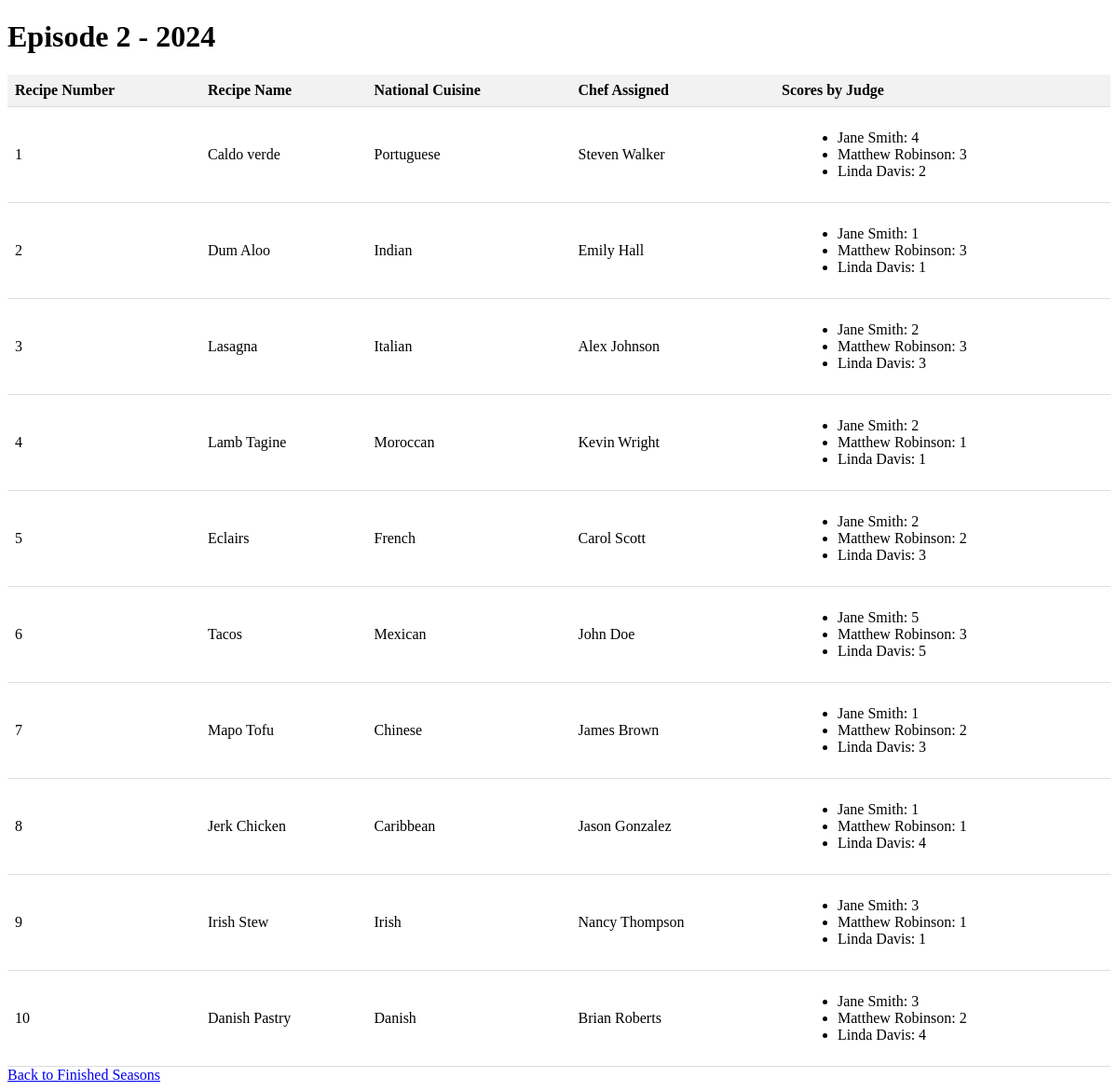
Page /view_episode/2024/2 (signed in) on the committed database.
### tables this page shows
CREATE TABLE episode_recipes (
    episodeYear INTEGER,
    episodeNumber INTEGER,
    recipeNumber INTEGER CHECK (recipeNumber BETWEEN 1 AND 10), --dificulty of the dish,
    recipeName VARCHAR(64),
    recipeNationalCuisine VARCHAR(64),
    chefAssignedToRecipeId INTEGER,
    PRIMARY KEY (episodeYear, episodeNumber, recipeNumber),
    FOREIGN KEY (episodeYear, episodeNumber) REFERENCES episodes(episodeYear, episodeNumber),
    FOREIGN KEY (recipeName) REFERENCES recipes(name),
    FOREIGN KEY (chefAssignedToRecipeId) REFERENCES chefs(id)
    FOREIGN KEY (recipeNationalCuisine) REFERENCES nationalCuisines(name)
);

### app.py (the view)
@app.route('/view_episode/<int:episode_year>/<int:episode_number>')
def view_episode(episode_year, episode_number):
    if 'username' not in session or not session['isAdmin']:
        return redirect(url_for('index'))
    conn = get_db_connection()
    cursor = conn.cursor()
    cursor.execute('''
        SELECT er.episodeYear, er.episodeNumber, er.recipeNumber, er.recipeName, er.recipeNationalCuisine, c.firstName || ' ' || c.lastName AS chefName
        FROM episode_recipes er
        LEFT JOIN chefs c ON er.chefAssignedToRecipeId = c.id
        WHERE er.episodeYear = ? AND er.episodeNumber = ?
    ''', (episode_year, episode_number))
    recipes = cursor.fetchall()
    cursor.execute('''
        SELECT rs.recipeNumber, rs.judgeNumber, rs.score, j.firstName || ' ' || j.lastName AS judgeName
        FROM recipe_score rs
        LEFT JOIN chefs j ON rs.judgeId = j.id
        WHERE rs.episodeYear = ? AND rs.episodeNumber = ?
    ''', (episode_year, episode_number))
    scores = cursor.fetchall()
    cursor.close()
    conn.close()
    if not recipes:
        flash('No recipes found for this episode', 'error')
        return redirect(url_for('view_finished_seasons'))
    scores_dict = {}
    for score in scores:
        recipe_number, judge_number, score_value, judge_name = score
        if recipe_number not in scores_dict:
            scores_dict[recipe_number] = []
        scores_dict[recipe_number].append((judge_name, score_value))
    return render_template('view_episode.html', episode_year=episode_year, episode_number=episode_number, recipes=recipes, scores=scores_dict)

### app.py (called while the page is built)
def get_db_connection():
    conn = sqlite3.connect('example.db')
    return conn

### templates/view_episode.html (shortened to what this page needs)
<!DOCTYPE html>
<html lang="en">
<head>
</head>
<body>
    <h1>Episode {{ episode_number }} - {{ episode_year }}</h1>
    <table>
        <tr>
            <th>Recipe Number</th>
            <th>Recipe Name</th>
            <th>National Cuisine</th>
            <th>Chef Assigned</th>
            <th>Scores by Judge</th>
        </tr>
        {% for recipe in recipes %}
            <tr>
                <td>{{ recipe[2] }}</td>
                <td>{{ recipe[3] }}</td>
                <td>{{ recipe[4] }}</td>
                <td>{{ recipe[5] }}</td>
                <td>
                    <ul class="scores">
                        {% for score in scores.get(recipe[2], []) %}
                            <li>{{ score[0] }}: {{ score[1] }}</li>
                        {% endfor %}
                    </ul>
                </td>
            </tr>
        {% endfor %}
    </table>
    <a href="{{ url_for('view_finished_seasons') }}" class="back-button">Back to Finished Seasons</a>
</body>
</html>

### templates/view_episode.html (style rules this page uses)
.back-button { margin-top: 20px; }
table { width: 100%; border-collapse: collapse; }
th, td { padding: 8px; text-align: left; border-bottom: 1px solid #ddd; }
th { background-color: #f2f2f2; }
.scores { margin-left: 20px; }

### rows in the picture
episode_recipes: recipeNumber "1", recipeName "Caldo verde", recipeNationalCuisine "Portuguese", recipe "Steven Walker", score "Jane Smith" "Matthew Robinson" "Linda Davis", score "4" "3" "2"
episode_recipes: recipeNumber "2", recipeName "Dum Aloo", recipeNationalCuisine "Indian", recipe "Emily Hall", score "Jane Smith" "Matthew Robinson" "Linda Davis", score "1" "3" "1"
episode_recipes: recipeNumber "3", recipeName "Lasagna", recipeNationalCuisine "Italian", recipe "Alex Johnson", score "Jane Smith" "Matthew Robinson" "Linda Davis", score "2" "3" "3"
episode_recipes: recipeNumber "4", recipeName "Lamb Tagine", recipeNationalCuisine "Moroccan", recipe "Kevin Wright", score "Jane Smith" "Matthew Robinson" "Linda Davis", score "2" "1" "1"
episode_recipes: recipeNumber "5", recipeName "Eclairs", recipeNationalCuisine "French", recipe "Carol Scott", score "Jane Smith" "Matthew Robinson" "Linda Davis", score "2" "2" "3"
episode_recipes: recipeNumber "6", recipeName "Tacos", recipeNationalCuisine "Mexican", recipe "John Doe", score "Jane Smith" "Matthew Robinson" "Linda Davis", score "5" "3" "5"
episode_recipes: recipeNumber "7", recipeName "Mapo Tofu", recipeNationalCuisine "Chinese", recipe "James Brown", score "Jane Smith" "Matthew Robinson" "Linda Davis", score "1" "2" "3"
episode_recipes: recipeNumber "8", recipeName "Jerk Chicken", recipeNationalCuisine "Caribbean", recipe "Jason Gonzalez", score "Jane Smith" "Matthew Robinson" "Linda Davis", score "1" "1" "4"
episode_recipes: recipeNumber "9", recipeName "Irish Stew", recipeNationalCuisine "Irish", recipe "Nancy Thompson", score "Jane Smith" "Matthew Robinson" "Linda Davis", score "3" "1" "1"
episode_recipes: recipeNumber "10", recipeName "Danish Pastry", recipeNationalCuisine "Danish", recipe "Brian Roberts", score "Jane Smith" "Matthew Robinson" "Linda Davis", score "3" "2" "4"

### other values in the picture
{{ episode_number }} "2"
{{ episode_year }} "2024"
